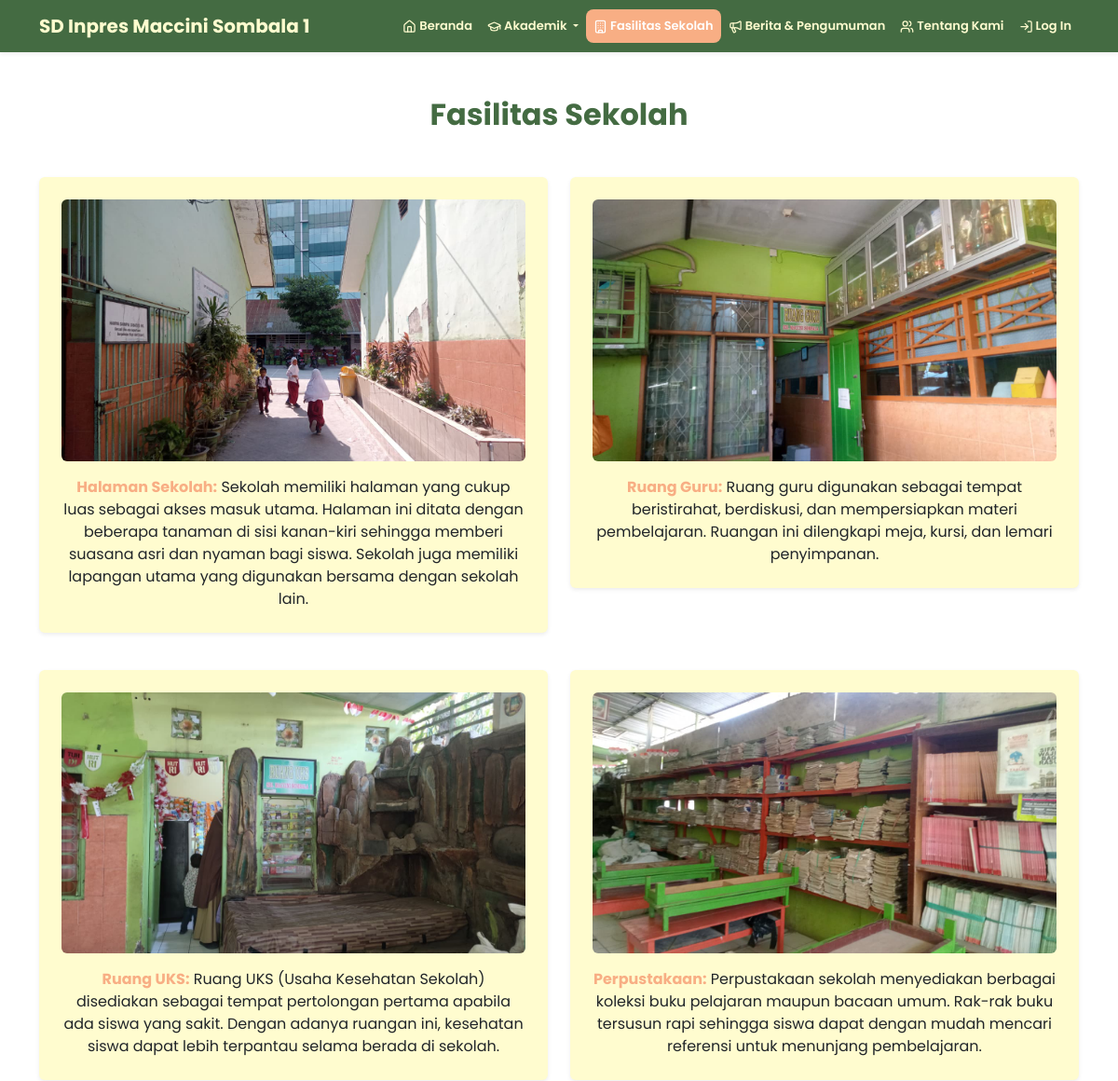
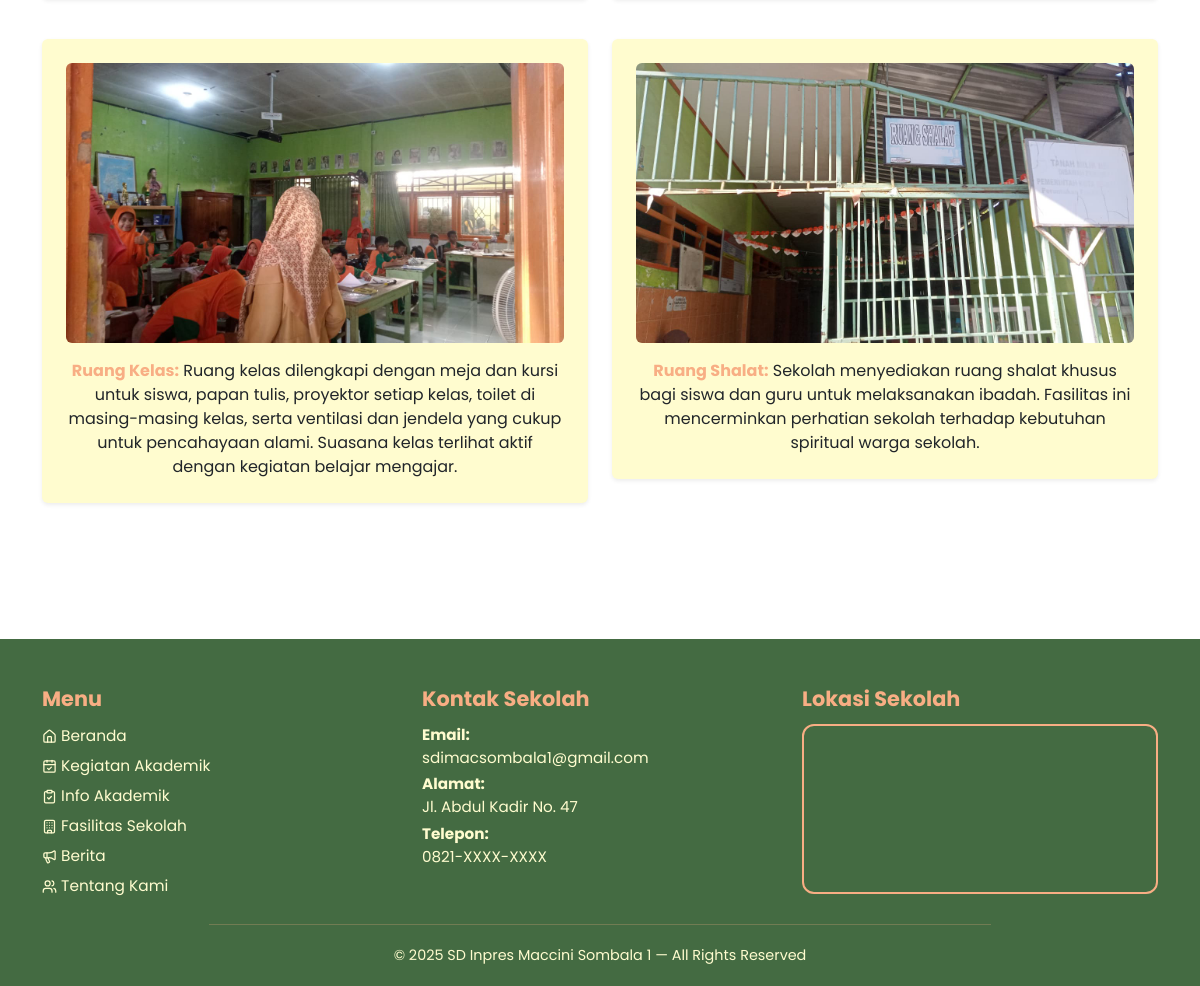
Screenshot of /pages/fasilitas.php with the database file from the repository (2 pictures, top to bottom).
### tables this page shows
CREATE TABLE `fasilitas_sekolah` (
  `id` int(11) NOT NULL,
  `gambar` varchar(255) NOT NULL,
  `fasilitas` varchar(100) NOT NULL,
  `deskripsi` text NOT NULL
);

### pages/fasilitas.php (the view, shortened to what this page needs)
<?php
include '../koneksi.php';
$query = "SELECT * FROM fasilitas_sekolah";
$result = mysqli_query($koneksi, $query);
?>
<!DOCTYPE html>
<html lang="id">
<head>
    <link rel="stylesheet" href="../bootstrap/dist/css/bootstrap.min.css" />
    <link rel="stylesheet" href="../frontend/style.css" />
</head>
<body>
    <header>
        <nav class="navbar navbar-expand-lg navbar-custom shadow-sm">
            <div class="container">
                <a class="navbar-brand fw-bold" href="#">SD Inpres Maccini Sombala 1</a>
                <div class="collapse navbar-collapse" id="navbarNav">
                    <ul class="navbar-nav ms-auto">
                        <li class="nav-item">
                            <a class="nav-link " href="../index.php"><i data-lucide="home"></i> Beranda</a>
                        </li>
                        <li class="nav-item dropdown">
                            <a
                                class="nav-link dropdown-toggle"
                                href="#"
                                id="infoAkademikDropdown"
                                role="button"
                                data-bs-toggle="dropdown"
                                aria-expanded="false">
                                <i data-lucide="graduation-cap"></i> Akademik
                            </a>
                        </li>
                        <li class="nav-item">
                            <a class="nav-link active" href="#"><i data-lucide="building"></i> Fasilitas Sekolah</a>
                        </li>
                        <li class="nav-item">
                            <a class="nav-link" href="berita.php"><i data-lucide="megaphone"></i> Berita & Pengumuman</a>
                        </li>
                        <li class="nav-item">
                            <a
                                class="nav-link "
                                href="tentang-kami.php"><i data-lucide="users"></i> Tentang Kami</a>
                        </li>
                        <li class="nav-item">
                            <a class="nav-link" href="../backend/login/login.php" target="_blank"><i data-lucide="log-in"></i> Log In</a>
                        </li>
                    </ul>
                </div>
            </div>
        </nav>
    </header>
    <main class="container my-5">
        <section id="fasilitas">
            <h2 class="text-center mb-5 fw-bold" style="color: #446b42">
                Fasilitas Sekolah
            </h2>
            <div class="row g-4">
                <?php while ($data = mysqli_fetch_assoc($result)) { ?>
                    <div class="col-12 col-lg-6">
                        <figure
                            class="text-center p-4 rounded shadow-sm"
                            style="background-color: #fffccf">
                            <img src="../backend/img/fasilitas/<?= htmlspecialchars($data['gambar']); ?>"
                                alt="<?= htmlspecialchars($data['fasilitas'] ?? 'Gambar Fasilitas'); ?>"
                                class="img-fluid rounded mb-3" />
                            <figcaption class="text-justify">
                                <b style="color: #f8ae84"><?= $data['fasilitas']; ?>:</b>
                                <?= $data['deskripsi']; ?>
                            </figcaption>
                        </figure>
                    </div>
                <?php } ?>
            </div>
        </section>
    </main>
    <br />
    <footer class="footer-custom mt-5 pt-5">
        <div class="container">
            <div class="row g-4 justify-content-between">
                <div class="col-12 col-md-4">
                    <h5 class="footer-title">Menu</h5>
                    <ul class="footer-menu">
                        <li><a href="../index.php"><i data-lucide="home"></i> Beranda</a></li>
                        <li><a href="kegiatan_akademik.php"><i data-lucide="calendar-check"></i> Kegiatan Akademik</a></li>
                        <li><a href="info_akademik.php"><i data-lucide="clipboard-check"></i> Info Akademik</a></li>
                        <li><a href="#"><i data-lucide="building"></i> Fasilitas Sekolah</a></li>
                        <li><a href="berita.php"><i data-lucide="megaphone"></i> Berita</a></li>
                        <li><a href="tentang-kami.php"><i data-lucide="users"></i> Tentang Kami</a></li>
                    </ul>
                </div>
                <div class="col-12 col-md-4">
                    <h5 class="footer-title">Kontak Sekolah</h5>
                    <p class="footer-text mb-1">
                        <strong>Email:</strong><br>
                        <a href="mailto:sdimacsombala1@gmail.com" class="footer-link">
                            sdimacsombala1@gmail.com
                        </a>
                    </p>
                    <p class="footer-text mb-1">
                        <strong>Alamat:</strong><br>
                        Jl. Abdul Kadir No. 47
                    </p>
                    <p class="footer-text mb-0">
                        <strong>Telepon:</strong><br>
                        0821-XXXX-XXXX
                    </p>
                </div>
                <div class="col-12 col-md-4">
                    <h5 class="footer-title">Lokasi Sekolah</h5>
                    <iframe
                        src="https://www.google.com/maps/embed?pb=!1m18!1m12!1m3!1d3026.680277990639!2d119.4138257105302!3d-5.185698546535013!2m3!1f0!2f0!3f0!3m2!1i1024!2i768!4f13.1!3m3!1m2!1s0x2dbf1d883543ba69%3A0x421ca8de98e55d1a!2sSD%20Inpres%20Maccini%20Sombala!5e1!3m2!1sid!2sid!4v1758704755958!5m2!1sid!2sid"
                        width="100%"
                        height="170"
                        style="border:2px solid #f8ae84; border-radius:12px;"
                        loading="lazy"
                        allowfullscreen=""
>
                    </iframe>
                </div>
            </div>
            <hr class="footer-divider">
            <p class="footer-copy text-center mb-0">
                © 2025 SD Inpres Maccini Sombala 1 — All Rights Reserved
            </p>
        </div>
    </footer>
</body>
</html>

### frontend/style.css (style rules this page uses)
:root { --green: #446b42; --orange: #f8ae84; --yellow: #fffccf; --white-rgba: rgba(255, 255, 255, 0.15); }
* { font-family: "Poppins", sans-serif; }
a { text-decoration: none; }
.navbar-custom { background-color: var(--green); }
.nav-item { font-size: 13px; }
.navbar-custom .navbar-brand, .navbar-custom .nav-link { color: var(--yellow); transition: color 0.3s ease; font-weight: 600; }
.navbar-custom .nav-link.active { color: white; border-radius: 8px; background-color: var(--orange); }
h2 { color: #446b42; margin-bottom: 20px; font-weight: 600; }
h5 { font-weight: 700; }
h2, h4 { color: var(--green); font-weight: 700; text-align: center; margin-bottom: 25px; }
.footer-custom { background: #446b42; color: #fffccf; padding-bottom: 20px; }
.footer-title { color: #f8ae84; font-weight: 700; margin-bottom: 12px; font-size: 1.3rem; }
.footer-text { font-size: 0.95rem; }
.footer-menu { list-style: none; padding: 0; margin: 0; }
.footer-menu li { margin-bottom: 6px; }
.footer-menu a { color: #fffccf; text-decoration: none; font-size: 0.96rem; }
.footer-link { color: #fffccf; text-decoration: none; }
.footer-divider { border-color: #f8ae84; width: 70%; margin: 20px auto; }
.footer-copy { color: #fffccf; font-size: 0.9rem; }
h2 { color: var(--green); font-weight: 700; text-align: center; margin-bottom: 25px; }
.lucide { width: 15px !important; height: 15px !important; }

### rows the page displays
fasilitas_sekolah: gambar (picture), fasilitas "Halaman Sekolah", deskripsi "Sekolah memiliki halaman yang cukup luas sebagai akses masuk utama. Halaman ini ditata dengan beberapa tanaman di sisi kanan-kiri sehingga memberi suasana asri dan nyaman bagi siswa. Sekolah juga memiliki lapangan utama yang digunakan bersama dengan sekolah lain."
fasilitas_sekolah: gambar (picture), fasilitas "Ruang Guru", deskripsi "Ruang guru digunakan sebagai tempat beristirahat, berdiskusi, dan mempersiapkan materi pembelajaran. Ruangan ini dilengkapi meja, kursi, dan lemari penyimpanan."
fasilitas_sekolah: gambar (picture), fasilitas "Ruang UKS", deskripsi "Ruang UKS (Usaha Kesehatan Sekolah) disediakan sebagai tempat pertolongan pertama apabila ada siswa yang sakit. Dengan adanya ruangan ini, kesehatan siswa dapat lebih terpantau selama berada di sekolah."
fasilitas_sekolah: gambar (picture), fasilitas "Perpustakaan", deskripsi "Perpustakaan sekolah menyediakan berbagai koleksi buku pelajaran maupun bacaan umum. Rak-rak buku tersusun rapi sehingga siswa dapat dengan mudah mencari referensi untuk menunjang pembelajaran."
fasilitas_sekolah: gambar (picture), fasilitas "Ruang Kelas", deskripsi "Ruang kelas dilengkapi dengan meja dan kursi untuk siswa, papan tulis, proyektor setiap kelas, toilet di masing-masing kelas, serta ventilasi dan jendela yang cukup untuk pencahayaan alami. Suasana kelas terlihat aktif dengan kegiatan belajar mengajar."
fasilitas_sekolah: gambar (picture), fasilitas "Ruang Shalat", deskripsi "Sekolah menyediakan ruang shalat khusus bagi siswa dan guru untuk melaksanakan ibadah. Fasilitas ini mencerminkan perhatian sekolah terhadap kebutuhan spiritual warga sekolah."
